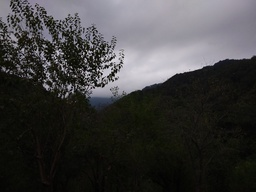
#> input picture Enhance2-2/Enhance2.jpg, 256 x 192 px, shrunk from 3264 x 2448 before the run, found by its file name
$ python q2.py
#> lines starting #> are read from the running program, lines starting #| are printed output that depends on the picture
import cv2
from matplotlib import pyplot as plt


def change_value(r):
    a = 1.9
    value = (r / 256)
    value **= 0.3
    value *= a
    m = value ** 3
    if abs(value - m) * m > 0.2:
        m = value
    return m * (256 / a)


img = cv2.imread("Enhance2.JPG", 1)
#> img is the input picture: shape (192, 256, 3); mean B, G, R 62.4, 62.4, 63.1
hsv_img = cv2.cvtColor(img, cv2.COLOR_RGB2HSV)
#> hsv_img: shape (192, 256, 3); mean H, S, V 110.8, 62.3, 65.9

for x in range(img.shape[1]):
    for y in range(img.shape[0]):
        (hsv_img[y, x, 2]) = change_value(hsv_img[y, x, 2])
#> this loop made 256 passes
#> hsv_img: shape (192, 256, 3); mean H, S, V 110.8, 62.3, 128.4

result = cv2.cvtColor(hsv_img, cv2.COLOR_HSV2RGB)
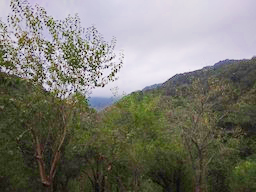
#> result: shape (192, 256, 3); mean B, G, R 112, 121.9, 122.7

cv2.imwrite('res02.JPG', result)

imgplot = plt.imshow(cv2.cvtColor(result, cv2.COLOR_RGB2BGR))
plt.show()

cv2.waitKey(0)
cv2.destroyAllWindows()
